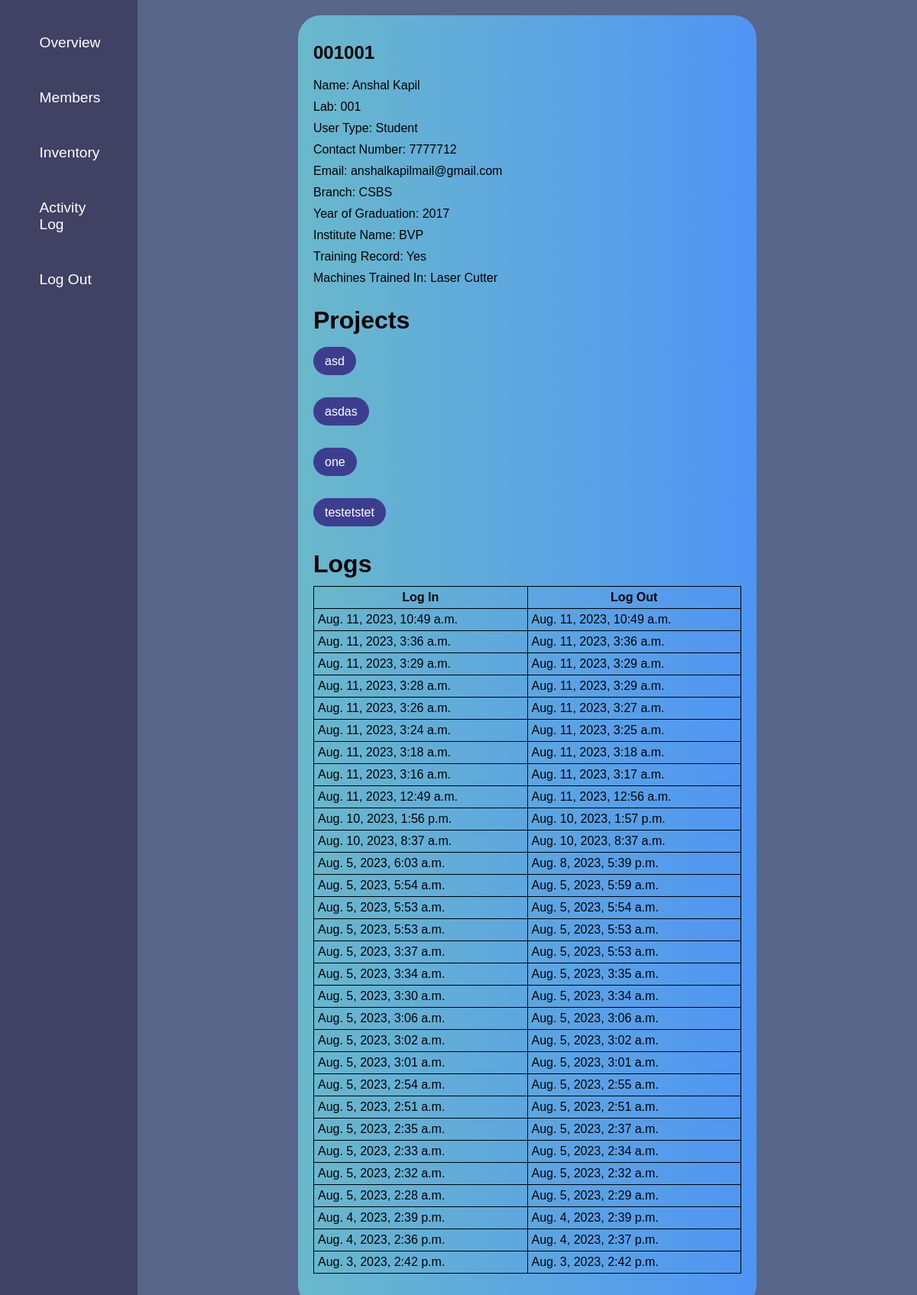
Before: /a_member_detail/25/ (signed in) with the older database file.
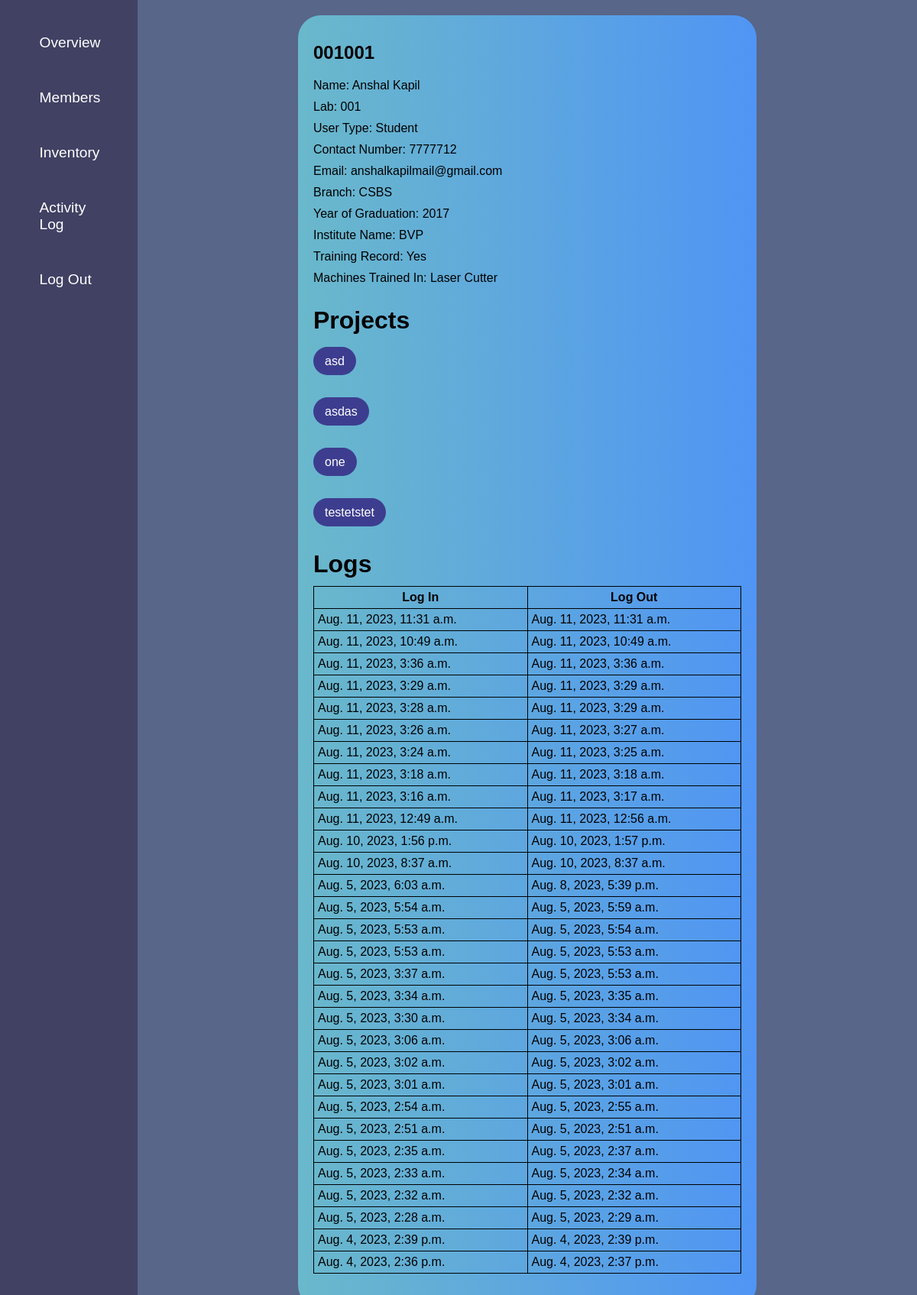
After: the same page with the newer database file.
### equ/models.py (models this page shows, shortened)
class Confirmed_Project(models.Model):
    name = models.CharField(max_length=100)
    description = models.TextField(max_length=400)
    lab = models.ForeignKey('Lab', on_delete=models.CASCADE, related_name='confirmed_projects')
    user = models.ForeignKey(User, on_delete=models.CASCADE)
    start_date = models.DateField(default=timezone.now)
    end_date = models.DateField(default=timezone.now)

class UserActivityLog(models.Model):
    user = models.ForeignKey(User, on_delete=models.CASCADE)
    login_time = models.DateTimeField()
    logout_time = models.DateTimeField(null=True, blank=True)

### equ/views.py (the view)
# urls.py: path('a_member_detail/<int:pk>/', views.a_member_detail, name='a_member_detail'),
@login_required
@admin_required
def a_member_detail(request,pk):
    user = get_object_or_404(User,pk=pk)
    projects = Confirmed_Project.objects.filter(user=user)
    profile = Profile.objects.get(user=user)
    logs = UserActivityLog.objects.filter(user=user).order_by('-login_time')[:30]
    context = {'user': user, 'projects':projects, 'profile':profile,'logs':logs}
    return render(request, 'equ/a_member_detail.html',context)

### equ/models.py (called while the page is built)
    def __str__(self):
        return self.name

### equ/views.py (called while the page is built)
def admin_required(function):
    decorator = user_passes_test(lambda user: user.groups.filter(name='admin').exists())
    return decorator(function)

### equ/templates/equ/a_member_detail.html
{% extends "equ/a_base.html" %}
{% block content %}
<div class="my_projects">
    <div class="mp1">
<h2>{{user.username}}</h2>
<p>Name: {{ profile.first_name }} {{ profile.last_name }}</p>
        <p>Lab: {{ profile.lab }}</p>
        <p>User Type: {{ profile.user_type }}</p>
        <p>Contact Number: {{ profile.contact_number }}</p>
        <p>Email: {{ profile.email }}</p>
        <p>Branch: {{ profile.branch }}</p>
        <p>Year of Graduation: {{ profile.year_of_graduation }}</p>
        <p>Institute Name: {{ profile.institute_name }}</p>
        <p>Training Record: {{ profile.training_record }}</p>
        <p>Machines Trained In: {{ profile.machines_trained_in }}</p>
<br>
<h1>Projects</h1>
{% for project in projects %}
<br>
<h2><a href="{% url 'a_confirmed_project_detail' project.pk %}">{{ project.name }}</a></h2>
{% empty %}
    <li>No projects found.</li>
{% endfor %}
<br>
<h1>Logs</h1>
<table class="logs">
    <tr>
        <th>Log In</th>
        <th>Log Out</th>
    </tr>
{%for log in logs%}
<tr>
    <td>{{log.login_time}}</td>
    <td>{{log.logout_time}}</td>
</tr>
{%endfor%}
</table>
{% endblock content %}

Changed rows visible on the page:
no longer on this page (row unchanged): UserActivityLog: login_time "Aug. 3, 2023, 2:42 p.m.", logout_time "Aug. 3, 2023, 2:42 p.m."
added UserActivityLog: login_time "Aug. 11, 2023, 11:31 a.m.", logout_time "Aug. 11, 2023, 11:31 a.m."
